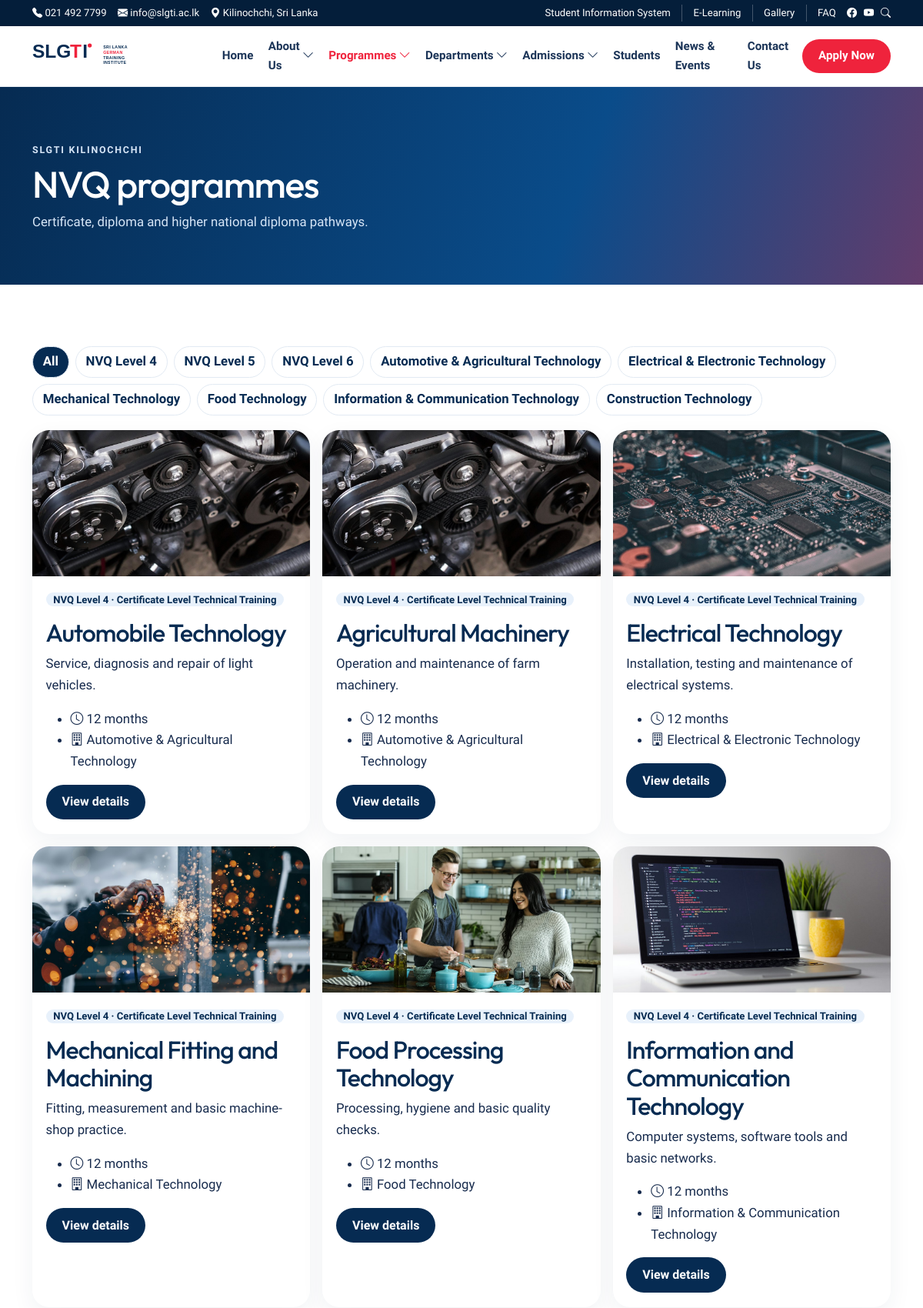
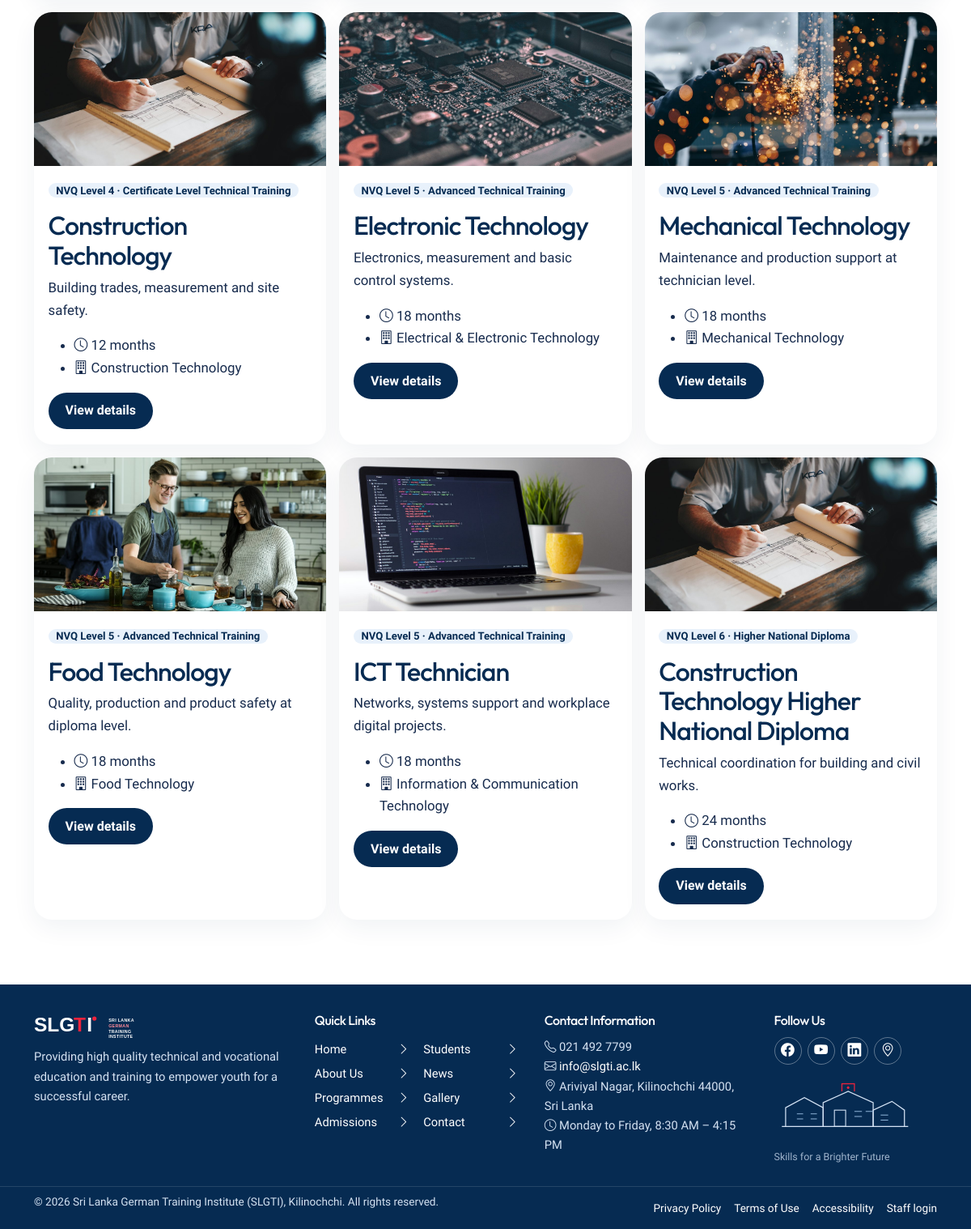
The app's page /programmes with its own data (2 pictures, top to bottom).
### tables this page shows
CREATE TABLE `menu_items` (
  `id` int unsigned NOT NULL AUTO_INCREMENT,
  `menu_id` int unsigned NOT NULL,
  `parent_id` int unsigned DEFAULT NULL,
  `label` varchar(150) NOT NULL,
  `url` varchar(255) NOT NULL,
  `sort_order` int NOT NULL DEFAULT '0',
  `status` varchar(20) NOT NULL DEFAULT 'published',
  PRIMARY KEY (`id`),
  KEY `fk_menu_items_parent` (`parent_id`),
  KEY `idx_menu_order` (`menu_id`,`sort_order`),
  CONSTRAINT `fk_menu_items_menu` FOREIGN KEY (`menu_id`) REFERENCES `menus` (`id`) ON DELETE CASCADE,
  CONSTRAINT `fk_menu_items_parent` FOREIGN KEY (`parent_id`) REFERENCES `menu_items` (`id`) ON DELETE CASCADE
);

CREATE TABLE `programme_levels` (
  `id` int unsigned NOT NULL AUTO_INCREMENT,
  `code` varchar(20) NOT NULL,
  `name` varchar(120) NOT NULL,
  `slug` varchar(80) NOT NULL,
  `qualification` varchar(180) NOT NULL,
  `description` text NOT NULL,
  `sort_order` int NOT NULL DEFAULT '0',
  PRIMARY KEY (`id`),
  UNIQUE KEY `slug` (`slug`)
);

CREATE TABLE `departments` (
  `id` int unsigned NOT NULL AUTO_INCREMENT,
  `name` varchar(180) NOT NULL,
  `slug` varchar(180) NOT NULL,
  `summary` text NOT NULL,
  `description` mediumtext NOT NULL,
  `facilities` mediumtext,
  `image` varchar(255) DEFAULT NULL,
  `icon` varchar(80) DEFAULT NULL,
  `head_name` varchar(150) DEFAULT NULL,
  `email` varchar(180) DEFAULT NULL,
  `phone` varchar(40) DEFAULT NULL,
  `sort_order` int NOT NULL DEFAULT '0',
  `status` varchar(20) NOT NULL DEFAULT 'published',
  `created_at` datetime NOT NULL DEFAULT CURRENT_TIMESTAMP,
  `updated_at` datetime NOT NULL DEFAULT CURRENT_TIMESTAMP ON UPDATE CURRENT_TIMESTAMP,
  PRIMARY KEY (`id`),
  UNIQUE KEY `slug` (`slug`),
  KEY `idx_departments_status` (`status`,`sort_order`)
);

CREATE TABLE `programmes` (
  `id` int unsigned NOT NULL AUTO_INCREMENT,
  `department_id` int unsigned NOT NULL,
  `level_id` int unsigned NOT NULL,
  `title` varchar(200) NOT NULL,
  `slug` varchar(200) NOT NULL,
  `summary` text NOT NULL,
  `description` mediumtext NOT NULL,
  `duration` varchar(80) NOT NULL,
  `entry_requirements` mediumtext NOT NULL,
  `career_outcomes` mediumtext,
  `image` varchar(255) DEFAULT NULL,
  `sort_order` int NOT NULL DEFAULT '0',
  `status` varchar(20) NOT NULL DEFAULT 'published',
  `created_at` datetime NOT NULL DEFAULT CURRENT_TIMESTAMP,
  `updated_at` datetime NOT NULL DEFAULT CURRENT_TIMESTAMP ON UPDATE CURRENT_TIMESTAMP,
  PRIMARY KEY (`id`),
  UNIQUE KEY `slug` (`slug`),
  KEY `fk_programmes_department` (`department_id`),
  KEY `fk_programmes_level` (`level_id`),
  KEY `idx_programmes_status` (`status`,`sort_order`),
  CONSTRAINT `fk_programmes_department` FOREIGN KEY (`department_id`) REFERENCES `departments` (`id`),
  CONSTRAINT `fk_programmes_level` FOREIGN KEY (`level_id`) REFERENCES `programme_levels` (`id`)
);

### app/Views/programmes/index.php (the view, shortened to what the rows shown need)
<?php $title = 'NVQ programmes'; $lead = 'Certificate, diploma and higher national diploma pathways.'; require APP_PATH . '/Views/partials/page-hero.php'; ?>
<section class="section">
    <div class="container filters" aria-label="Filter programmes">
        <a class="<?= $activeLevel === '' && $activeDepartment === '' ? 'is-current' : '' ?>" href="<?= e(url('programmes')) ?>">All</a>
        <?php foreach ($levels as $level): ?>
            <a class="<?= $activeLevel === $level['slug'] ? 'is-current' : '' ?>" href="<?= e(url('programmes?level=' . $level['slug'])) ?>"><?= e($level['code']) ?></a>
        <?php endforeach; ?>
        <?php foreach ($departments as $department): ?>
            <a class="<?= $activeDepartment === $department['slug'] ? 'is-current' : '' ?>" href="<?= e(url('programmes?department=' . $department['slug'])) ?>"><?= e($department['name']) ?></a>
        <?php endforeach; ?>
    </div>
    <div class="container programme-grid">
        <?php foreach ($programmes as $programme): ?>
            <article class="programme-card">
                <img src="<?= e(media_url($programme['image'])) ?>" alt="" loading="lazy" width="640" height="400">
                <div>
                    <p class="badge"><?= e($programme['level_code']) ?> · <?= e($programme['qualification']) ?></p>
                    <h2><?= e($programme['title']) ?></h2>
                    <p><?= e($programme['summary']) ?></p>
                    <ul><li><i class="bi bi-clock"></i> <?= e($programme['duration']) ?></li><li><i class="bi bi-building"></i> <?= e($programme['department_name']) ?></li></ul>
                    <a class="btn btn-navy" href="<?= e(url('programmes/' . $programme['slug'])) ?>">View details</a>
                </div>
            </article>
        <?php endforeach; ?>
    </div>
</section>

### app/Core/Router.php (shortened to what the rows shown need)
<?php
final class Router
{
    private array $routes = [];
    private function add(string $method, string $path, array $handler): void
    {
        $this->routes[] = compact('method', 'path', 'handler');
    }
    public function dispatch(string $method, string $uri): void
    {
        $path = parse_url($uri, PHP_URL_PATH) ?: '/';
        $base = rtrim(str_replace('\\', '/', dirname($_SERVER['SCRIPT_NAME'] ?? '')), '/');
        $base = preg_replace('#/public$#', '', $base) ?: '';
        $path = '/' . trim($path, '/');
        if ($path !== '/') {
            $path = rtrim($path, '/');
        }
        foreach ($this->routes as $route) {
            if ($route['method'] !== $method) {
                continue;
            }
            $pattern = preg_replace('#\{([a-zA-Z_][a-zA-Z0-9_]*)\}#', '(?P<$1>[^/]+)', $route['path']);
            if (!preg_match('#^' . $pattern . '$#', $path, $matches)) {
                continue;
            }
            $params = [];
            $this->invoke($route['handler'], $params);
            return;
        }
    }
    private function invoke(array $handler, array $params): void
    {
        [$class, $method] = $handler;
        $controller = new $class();
        $controller->{$method}(...array_values($params));
    }
}

### app/Views/partials/navigation.php (shortened to what the rows shown need)
<?php $nav = $nav ?? menu_tree('header'); ?>
<nav class="primary-nav" id="primaryNav" aria-label="Primary">
    <ul>
        <?php if ($nav): ?>
            <?php foreach ($nav as $item): ?>
                <li class="<?= $item['children'] ? 'has-sub' : '' ?>">
                    <a href="<?= e(nav_href($item['url'])) ?>" <?= is_active($item['url']) ? 'aria-current="page"' : '' ?>>
                        <?= e($item['label']) ?>
                        <?php if ($item['children']): ?><i class="bi bi-chevron-down" aria-hidden="true"></i><?php endif; ?>
                    </a>
                </li>
            <?php endforeach; ?>
        <?php endif; ?>
    </ul>
</nav>

### app/Views/partials/footer.php
<?php $footerNav = menu_tree('footer'); ?>
<footer class="site-footer">
    <div class="container footer-grid">
        <div class="footer-brand">
            <img src="<?= e(asset('images/logo-white.svg')) ?>" alt="SLGTI" width="210" height="48">
            <p><?= e(settings('footer_text', 'Providing high quality technical and vocational education and training to empower youth for a successful career.')) ?></p>
        </div>
        <div>
            <h2>Quick Links</h2>
            <ul class="footer-links">
                <?php if ($footerNav): ?>
                    <?php foreach ($footerNav as $item): ?>
                        <li><a href="<?= e(nav_href($item['url'])) ?>"><?= e($item['label']) ?> <i class="bi bi-chevron-right"></i></a></li>
                    <?php endforeach; ?>
                <?php endif; ?>
            </ul>
        </div>
        <div>
            <h2>Contact Information</h2>
            <ul class="contact-list">
                <li><i class="bi bi-telephone"></i> <?= e(settings('phone')) ?></li>
                <li><i class="bi bi-envelope"></i> <a href="mailto:<?= e(settings('email')) ?>"><?= e(settings('email')) ?></a></li>
                <li><i class="bi bi-geo-alt"></i> <?= e(settings('address')) ?></li>
                <li><i class="bi bi-clock"></i> <?= e(settings('hours')) ?></li>
            </ul>
        </div>
        <div class="footer-follow">
            <h2>Follow Us</h2>
            <div class="footer-socials">
                <a href="<?= e(setting_url('facebook_url')) ?>" aria-label="Facebook" target="_blank" rel="noopener"><i class="bi bi-facebook"></i></a>
                <a href="<?= e(setting_url('youtube_url')) ?>" aria-label="YouTube" target="_blank" rel="noopener"><i class="bi bi-youtube"></i></a>
                <a href="<?= e(setting_url('linkedin_url')) ?>" aria-label="LinkedIn" target="_blank" rel="noopener"><i class="bi bi-linkedin"></i></a>
                <a href="<?= e(url('contact')) ?>" aria-label="Location"><i class="bi bi-geo-alt"></i></a>
            </div>
            <img class="campus-art" src="<?= e(asset('images/campus-line.svg')) ?>" alt="" width="180" height="90">
            <p class="campus-caption">Skills for a Brighter Future</p>
        </div>
    </div>
    <div class="footer-base">
        <div class="container footer-base-inner">
            <p>&copy; <?= date('Y') ?> Sri Lanka German Training Institute (SLGTI), Kilinochchi. All rights reserved.</p>
            <ul>
                <li><a href="<?= e(url('privacy')) ?>">Privacy Policy</a></li>
                <li><a href="<?= e(url('terms')) ?>">Terms of Use</a></li>
                <li><a href="<?= e(url('accessibility')) ?>">Accessibility</a></li>
                <li><a href="<?= e(url('admin/login')) ?>">Staff login</a></li>
            </ul>
        </div>
    </div>
</footer>

### records on screen
menu_items: label "Home"
menu_items: label "About Us"
menu_items: label "Programmes"
menu_items: label "Departments"
menu_items: label "Admissions"
menu_items: label "Students"
menu_items: label "News & Events"
menu_items: label "Contact Us"
programme_levels: code "NVQ Level 4"
programme_levels: code "NVQ Level 5"
programme_levels: code "NVQ Level 6"
departments: name "Automotive & Agricultural Technology"
departments: name "Electrical & Electronic Technology"
departments: name "Mechanical Technology"
departments: name "Food Technology"
departments: name "Information & Communication Technology"
departments: name "Construction Technology"
programmes: image (picture), level.code "NVQ Level 4", level.qualification "Certificate Level Technical Training", title "Automobile Technology", summary "Service, diagnosis and repair of light vehicles.", duration "12 months", department.name "Automotive & Agricultural Technology"
programmes: image (picture), level.code "NVQ Level 4", level.qualification "Certificate Level Technical Training", title "Agricultural Machinery", summary "Operation and maintenance of farm machinery.", duration "12 months", department.name "Automotive & Agricultural Technology"
programmes: image (picture), level.code "NVQ Level 4", level.qualification "Certificate Level Technical Training", title "Electrical Technology", summary "Installation, testing and maintenance of electrical systems.", duration "12 months", department.name "Electrical & Electronic Technology"
programmes: image (picture), level.code "NVQ Level 4", level.qualification "Certificate Level Technical Training", title "Mechanical Fitting and Machining", summary "Fitting, measurement and basic machine-shop practice.", duration "12 months", department.name "Mechanical Technology"
programmes: image (picture), level.code "NVQ Level 4", level.qualification "Certificate Level Technical Training", title "Food Processing Technology", summary "Processing, hygiene and basic quality checks.", duration "12 months", department.name "Food Technology"
programmes: image (picture), level.code "NVQ Level 4", level.qualification "Certificate Level Technical Training", title "Information and Communication Technology", summary "Computer systems, software tools and basic networks.", duration "12 months", department.name "Information & Communication Technology"
programmes: image (picture), level.code "NVQ Level 4", level.qualification "Certificate Level Technical Training", title "Construction Technology", summary "Building trades, measurement and site safety.", duration "12 months", department.name "Construction Technology"
programmes: image (picture), level.code "NVQ Level 5", level.qualification "Advanced Technical Training", title "Electronic Technology", summary "Electronics, measurement and basic control systems.", duration "18 months", department.name "Electrical & Electronic Technology"
programmes: image (picture), level.code "NVQ Level 5", level.qualification "Advanced Technical Training", title "Mechanical Technology", summary "Maintenance and production support at technician level.", duration "18 months", department.name "Mechanical Technology"
programmes: image (picture), level.code "NVQ Level 5", level.qualification "Advanced Technical Training", title "Food Technology", summary "Quality, production and product safety at diploma level.", duration "18 months", department.name "Food Technology"
programmes: image (picture), level.code "NVQ Level 5", level.qualification "Advanced Technical Training", title "ICT Technician", summary "Networks, systems support and workplace digital projects.", duration "18 months", department.name "Information & Communication Technology"
programmes: image (picture), level.code "NVQ Level 6", level.qualification "Higher National Diploma", title "Construction Technology Higher National Diploma", summary "Technical coordination for building and civil works.", duration "24 months", department.name "Construction Technology"
menu_items: label "Home"
menu_items: label "About Us"
menu_items: label "Programmes"
menu_items: label "Admissions"
menu_items: label "Students"
menu_items: label "News"
menu_items: label "Gallery"
menu_items: label "Contact"

### other values on screen
$phone "021 492 7799"
$email "info@slgti.ac.lk"
$location "Kilinochchi, Sri Lanka"
settings('phone') "021 492 7799"
settings('email') "info@slgti.ac.lk"
settings('address') "Ariviyal Nagar, Kilinochchi 44000, Sri Lanka"
settings('hours') "Monday to Friday, 8:30 AM – 4:15 PM"
